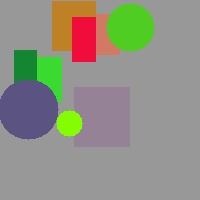
#> input picture images/sample_01.jpg, 200 x 200 px, found by its file name; its folder holds only this picture in this run
$ python main.py
#> lines starting #> are read from the running program, lines starting #| are printed output that depends on the picture; after the words box and inside, x2 and y2 are one past the last pixel; in counts of white or black regions, pixels touching at a corner belong together
"""
=============================================================
  Image Feature-Based Prediction using Linear Regression
=============================================================
  Author  : B.Tech CS Student Project
  Libraries: NumPy, Pandas, Matplotlib, OpenCV, Scikit-learn
  Purpose : Extract image features and predict a target value
            (simulated "price") using Linear Regression.
=============================================================
"""

import os
import cv2
import numpy as np
import pandas as pd
import matplotlib.pyplot as plt
from sklearn.linear_model import LinearRegression
from sklearn.model_selection import train_test_split
from sklearn.metrics import mean_squared_error, r2_score


# ─────────────────────────────────────────────
# STEP 1: Load images from the "images" folder
# ─────────────────────────────────────────────
def load_images(folder_path):
    """Load all images from the given folder. Returns list of (filename, image) tuples."""
    supported = ('.jpg', '.jpeg', '.png', '.bmp')
    images = []

    if not os.path.exists(folder_path):
        print(f"[ERROR] Folder '{folder_path}' not found. Please create it and add images.")
        return images

    for filename in os.listdir(folder_path):
        if filename.lower().endswith(supported):
            img_path = os.path.join(folder_path, filename)
            img = cv2.imread(img_path)
            if img is not None:
                images.append((filename, img))

    print(f"[INFO] Loaded {len(images)} image(s) from '{folder_path}'")
    return images


# ─────────────────────────────────────────────
# STEP 2: Extract features from each image
# ─────────────────────────────────────────────
def extract_features(images):
    """
    For each image:
      - Convert to grayscale
      - Compute average brightness (mean pixel value)
      - Count edges using Canny edge detection
    Returns a Pandas DataFrame with columns: filename, brightness, edges
    """
    records = []

    for filename, img in images:
        # Convert BGR image to grayscale
        gray = cv2.cvtColor(img, cv2.COLOR_BGR2GRAY)

        # Feature 1: Average brightness (mean of all pixel values, 0–255)
        brightness = np.mean(gray)

        # Feature 2: Edge count using Canny edge detector
        edges_img = cv2.Canny(gray, threshold1=100, threshold2=200)
        edge_count = np.sum(edges_img > 0)  # count non-zero (edge) pixels

        records.append({
            'filename' : filename,
            'brightness': round(brightness, 4),
            'edges'    : edge_count
        })

    df = pd.DataFrame(records)
    return df


# ─────────────────────────────────────────────
# STEP 3: Create target variable "price"
# ─────────────────────────────────────────────
def create_target(df):
    """
    Simulate a target variable 'price' using a simple formula:
        price = brightness * 0.5 + edges * 0.01
    This represents how image characteristics could map to a value.
    """
    df['price'] = (df['brightness'] * 0.5) + (df['edges'] * 0.01)
    df['price'] = df['price'].round(4)
    return df


# ─────────────────────────────────────────────
# STEP 4: Train Linear Regression model
# ─────────────────────────────────────────────
def train_model(df):
    """
    Train a Linear Regression model using brightness and edges as features,
    and price as the target variable.
    Returns the trained model, test sets, and predictions.
    """
    X = df[['brightness', 'edges']].values   # Feature matrix
    y = df['price'].values                   # Target vector

    # Split into training and testing sets (80% train, 20% test)
    # If dataset is very small, use all data for training
    if len(df) < 5:
        X_train, X_test, y_train, y_test = X, X, y, y
        print("[INFO] Small dataset detected — using all data for training and testing.")
    else:
        X_train, X_test, y_train, y_test = train_test_split(
            X, y, test_size=0.2, random_state=42
        )

    # Initialize and train the Linear Regression model
    model = LinearRegression()
    model.fit(X_train, y_train)
    print("[INFO] Model training complete.")
    print(f"       Coefficients : brightness={model.coef_[0]:.4f}, edges={model.coef_[1]:.4f}")
    print(f"       Intercept    : {model.intercept_:.4f}")

    # Predict on test set
    y_pred = model.predict(X_test)

    # Evaluation metrics
    mse = mean_squared_error(y_test, y_pred)
    r2  = r2_score(y_test, y_pred)
    print(f"       MSE (test)   : {mse:.4f}")
    print(f"       R² Score     : {r2:.4f}")

    return model, X_test, y_test, y_pred


# ─────────────────────────────────────────────
# STEP 5: Add predictions to the full dataset
# ─────────────────────────────────────────────
def add_predictions(df, model):
    """Use the trained model to predict price for all rows and add as a new column."""
    X_all = df[['brightness', 'edges']].values
    df['predicted_price'] = model.predict(X_all).round(4)
    return df


# ─────────────────────────────────────────────
# STEP 6: Visualizations
# ─────────────────────────────────────────────
def plot_results(df, y_test, y_pred):
    """Generate two plots: Actual vs Predicted, and Brightness vs Price."""

    fig, axes = plt.subplots(1, 2, figsize=(13, 5))
    fig.suptitle("Image Feature-Based Prediction using Linear Regression", fontsize=14)

    # --- Plot 1: Actual vs Predicted values ---
    ax1 = axes[0]
    ax1.scatter(y_test, y_pred, color='steelblue', edgecolors='black', s=80, label='Predictions')
    # Perfect prediction line
    min_val = min(y_test.min(), y_pred.min())
    max_val = max(y_test.max(), y_pred.max())
    ax1.plot([min_val, max_val], [min_val, max_val], 'r--', linewidth=1.5, label='Ideal fit')
    ax1.set_xlabel("Actual Price")
    ax1.set_ylabel("Predicted Price")
    ax1.set_title("Actual vs Predicted Price")
    ax1.legend()
    ax1.grid(True, linestyle='--', alpha=0.5)

    # --- Plot 2: Brightness vs Price ---
    ax2 = axes[1]
    ax2.scatter(df['brightness'], df['price'], color='darkorange', edgecolors='black',
                s=80, label='Actual Price')
    ax2.scatter(df['brightness'], df['predicted_price'], color='green', marker='^',
                s=80, label='Predicted Price')
    ax2.set_xlabel("Brightness (mean pixel intensity)")
    ax2.set_ylabel("Price")
    ax2.set_title("Brightness vs Price")
    ax2.legend()
    ax2.grid(True, linestyle='--', alpha=0.5)

    plt.tight_layout()
    plt.savefig("output_plots.png", dpi=150)
    print("[INFO] Plots saved as 'output_plots.png'")
    plt.show()


# ─────────────────────────────────────────────
# STEP 7: Show sample image before/after grayscale
# ─────────────────────────────────────────────
def show_sample_image(images):
    """Display the first image in color and grayscale side by side."""
    if not images:
        return

    filename, img = images[0]
    gray = cv2.cvtColor(img, cv2.COLOR_BGR2GRAY)

    # OpenCV loads as BGR; convert to RGB for Matplotlib display
    img_rgb = cv2.cvtColor(img, cv2.COLOR_BGR2RGB)

    fig, axes = plt.subplots(1, 2, figsize=(10, 4))
    fig.suptitle(f"Sample Image: {filename}", fontsize=13)

    axes[0].imshow(img_rgb)
    axes[0].set_title("Original (Color)")
    axes[0].axis('off')

    axes[1].imshow(gray, cmap='gray')
    axes[1].set_title("After Grayscale Conversion")
    axes[1].axis('off')

    plt.tight_layout()
    plt.savefig("sample_image_comparison.png", dpi=150)
    print("[INFO] Sample image comparison saved as 'sample_image_comparison.png'")
    plt.show()


# ─────────────────────────────────────────────
# MAIN — ties everything together
# ─────────────────────────────────────────────
def main():
    print("=" * 60)
    print("  Image Feature-Based Prediction using Linear Regression")
    print("=" * 60)

    # 1. Load images
    images = load_images("images")
#> in load_images, img is the input picture: shape (200, 200, 3); mean B, G, R 131.9, 145.1, 144.3
#| [INFO] Loaded 1 image(s) from 'images'
#> images = 1 item
    if not images:
        print("[ERROR] No images found. Add .jpg/.png files to the 'images' folder and re-run.")
        return

    # 2. Show sample image (before/after grayscale)
    show_sample_image(images)
#> in show_sample_image, `filename, img = images[0]`: filename = 'sample_01.jpg'
#> in show_sample_image, `gray = cv2.cvtColor(img, cv2.COLOR_BGR2GRAY)`:
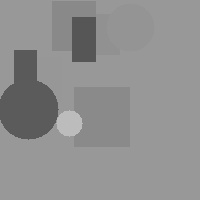
#> gray: shape (200, 200); min 85, max 193, mean 143.4
#> in show_sample_image, `plt.savefig("sample_image_comparison.png", dpi=150)`:
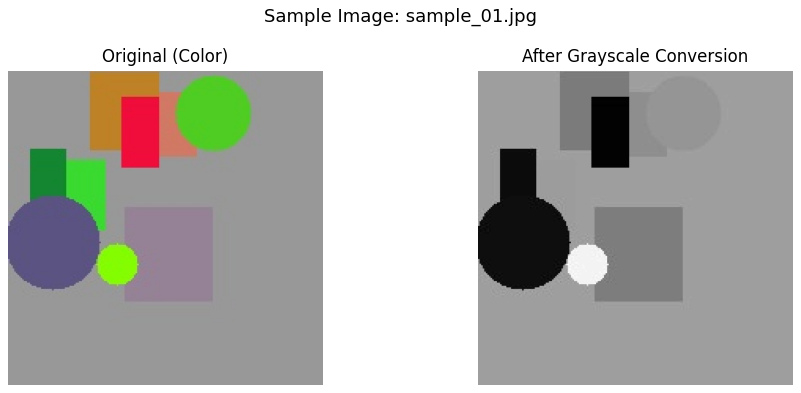
#> figure drawn by matplotlib, 2 panels

    # 3. Extract features into a DataFrame
    df = extract_features(images)
#> the loop in extract_features, `for filename, img in images:` made 1 pass
#> (filename, brightness, edge_count) on pass 1: ('sample_01.jpg', 143.4, 456)
#> pass 1, in extract_features, `edges_img = cv2.Canny(gray, threshold1=100, threshold2=200)`:
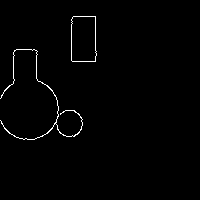
#> edges_img: shape (200, 200); 1.1% white in thin lines or dots, all inside (x1, y1, x2, y2) = (0, 16, 97, 140)
#> after the loop in extract_features, `for filename, img in images:`: records = 1 item
#> in extract_features, `df = pd.DataFrame(records)`: df = table of 1 rows and 3 columns
#> df = table of 1 rows and 3 columns

    # 4. Create target variable
    df = create_target(df)
#> df = table of 1 rows and 4 columns

    # 5. Print dataset preview
    print("\n--- Dataset Preview ---")
    print(df.to_string(index=False))
#|      filename  brightness  edges   price
#| sample_01.jpg    143.3838    456 76.2519

    # 6. Train model
    print("\n--- Model Training ---")
    model, X_test, y_test, y_pred = train_model(df)
#> X_test = [[143.4, 456]]; y_test = [76.25]; y_pred = [76.25]

    # 7. Add predictions to dataset
    df = add_predictions(df, model)
#> df = table of 1 rows and 5 columns

    # 8. Print prediction results
    print("\n--- Prediction Results ---")
    print(df[['filename', 'brightness', 'edges', 'price', 'predicted_price']].to_string(index=False))
#|      filename  brightness  edges   price  predicted_price
#| sample_01.jpg    143.3838    456 76.2519          76.2519

    # 9. Save dataset to CSV
    csv_path = "image_features_dataset.csv"
    df.to_csv(csv_path, index=False)
    print(f"\n[INFO] Dataset saved as '{csv_path}'")

    # 10. Plot results
    print("\n--- Generating Plots ---")
    plot_results(df, y_test, y_pred)
#> in plot_results, `min_val = min(y_test.min(), y_pred.min())`: min_val = 76.25
#> in plot_results, `plt.savefig("output_plots.png", dpi=150)`:
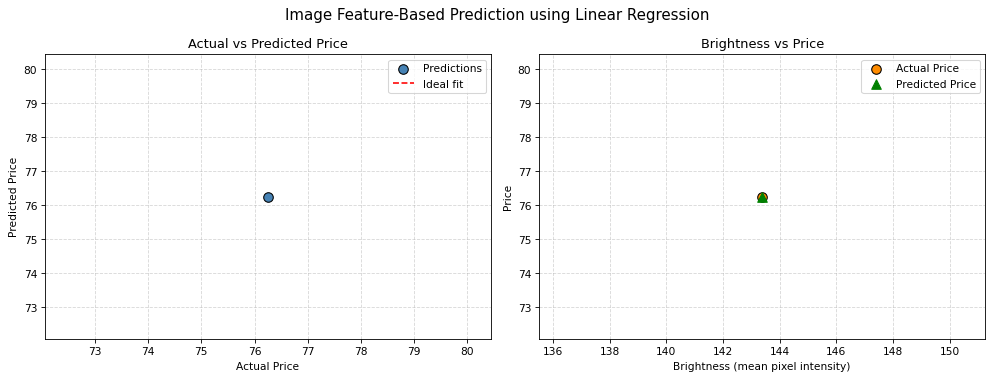
#> figure drawn by matplotlib, 2 panels

    print("\n[DONE] Project execution complete.")


if __name__ == "__main__":
    main()

$ run again, on images/sample_05.jpg
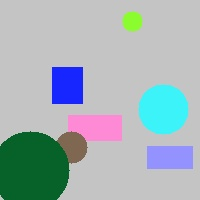
#> input picture images/sample_05.jpg, 200 x 200 px, found by its file name
#> in load_images, img is the input picture: shape (200, 200, 3); mean B, G, R 183.1, 179.3, 163.7
#| [INFO] Loaded 1 image(s) from 'images'
#> images = 1 item
#> in show_sample_image, `filename, img = images[0]`: filename = 'sample_05.jpg'
#> the loop in extract_features, `for filename, img in images:` made 1 pass
#> (filename, brightness, edge_count) on pass 1: ('sample_05.jpg', 175, 481)
#> pass 1, in extract_features, `edges_img = cv2.Canny(gray, threshold1=100, threshold2=200)`:
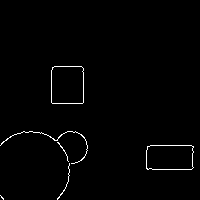
#> edges_img: shape (200, 200); 1.2% white in thin lines or dots, all inside (x1, y1, x2, y2) = (0, 66, 194, 200)
#> after the loop in extract_features, `for filename, img in images:`: records = 1 item
#> in extract_features, `df = pd.DataFrame(records)`: df = table of 1 rows and 3 columns
#> in main, `df = create_target(df)`: df = table of 1 rows and 4 columns
#|      filename  brightness  edges   price
#| sample_05.jpg    175.0312    481 92.3256
#> X_test = [[175, 481]]; y_test = [92.33]
#> in main, `df = add_predictions(df, model)`: df = table of 1 rows and 5 columns
#|      filename  brightness  edges   price  predicted_price
#| sample_05.jpg    175.0312    481 92.3256          92.3256
#> min_val = 92.33
#> in plot_results, `plt.savefig("output_plots.png", dpi=150)`:
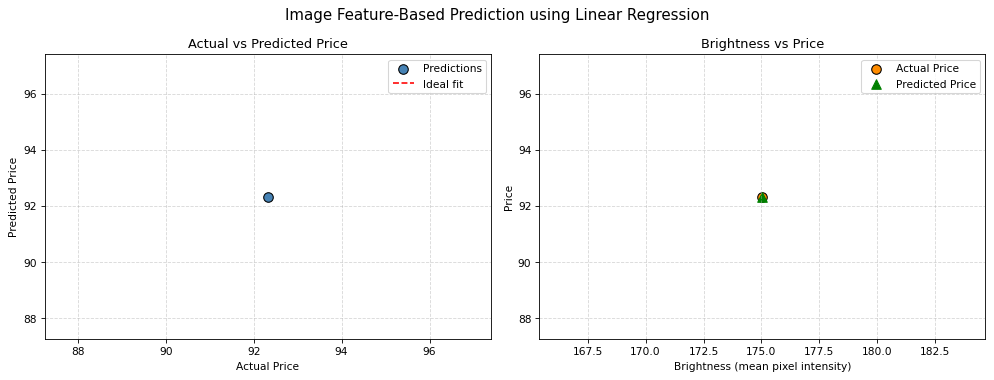
#> figure drawn by matplotlib, 2 panels

$ run again, on images/sample_06.jpg
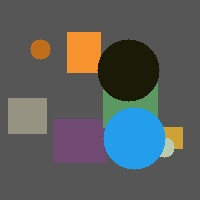
#> input picture images/sample_06.jpg, 200 x 200 px, found by its file name
#> in load_images, img is the input picture: shape (200, 200, 3); mean B, G, R 93.1, 93.1, 89.3
#| [INFO] Loaded 1 image(s) from 'images'
#> images = 1 item
#> in show_sample_image, `filename, img = images[0]`: filename = 'sample_06.jpg'
#> the loop in extract_features, `for filename, img in images:` made 1 pass
#> (filename, brightness, edge_count) on pass 1: ('sample_06.jpg', 91.99, 830)
#> pass 1, in extract_features, `edges_img = cv2.Canny(gray, threshold1=100, threshold2=200)`:
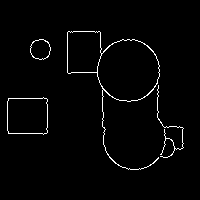
#> edges_img: shape (200, 200); 2.1% white in thin lines or dots, all inside (x1, y1, x2, y2) = (7, 31, 184, 170)
#> after the loop in extract_features, `for filename, img in images:`: records = 1 item
#> in extract_features, `df = pd.DataFrame(records)`: df = table of 1 rows and 3 columns
#> in main, `df = create_target(df)`: df = table of 1 rows and 4 columns
#|      filename  brightness  edges   price
#| sample_06.jpg     91.9936    830 54.2968
#> X_test = [[91.99, 830]]; y_test = [54.3]
#> in main, `df = add_predictions(df, model)`: df = table of 1 rows and 5 columns
#|      filename  brightness  edges   price  predicted_price
#| sample_06.jpg     91.9936    830 54.2968          54.2968
#> min_val = 54.3
#> in plot_results, `plt.savefig("output_plots.png", dpi=150)`:
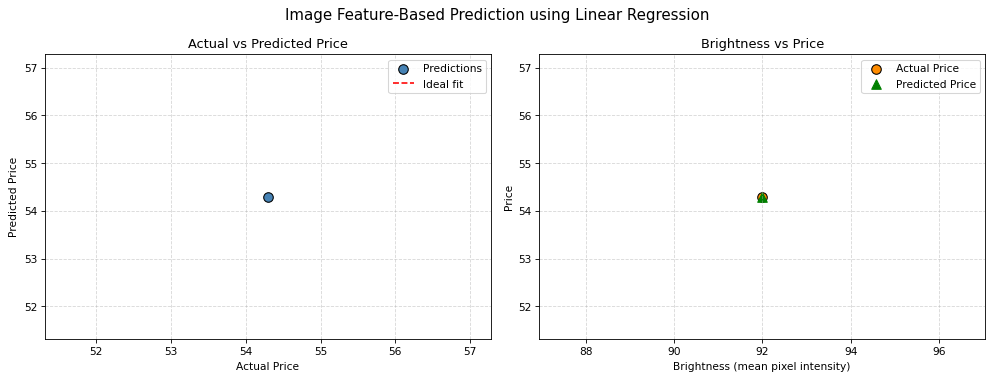
#> figure drawn by matplotlib, 2 panels

$ run again, on images/sample_07.jpg
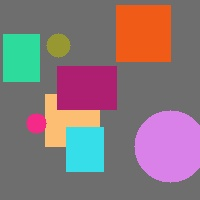
#> input picture images/sample_07.jpg, 200 x 200 px, found by its file name
#> in load_images, img is the input picture: shape (200, 200, 3); mean B, G, R 122.3, 117.7, 136.5
#| [INFO] Loaded 1 image(s) from 'images'
#> images = 1 item
#> in show_sample_image, `filename, img = images[0]`: filename = 'sample_07.jpg'
#> the loop in extract_features, `for filename, img in images:` made 1 pass
#> (filename, brightness, edge_count) on pass 1: ('sample_07.jpg', 123.9, 822)
#> pass 1, in extract_features, `edges_img = cv2.Canny(gray, threshold1=100, threshold2=200)`:
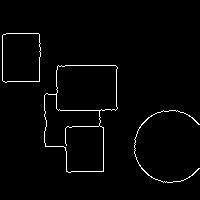
#> edges_img: shape (200, 200); 2.1% white in thin lines or dots, all inside (x1, y1, x2, y2) = (2, 33, 200, 183)
#> after the loop in extract_features, `for filename, img in images:`: records = 1 item
#> in extract_features, `df = pd.DataFrame(records)`: df = table of 1 rows and 3 columns
#> in main, `df = create_target(df)`: df = table of 1 rows and 4 columns
#|      filename  brightness  edges   price
#| sample_07.jpg    123.8684    822 70.1542
#> X_test = [[123.9, 822]]; y_test = [70.15]
#> in main, `df = add_predictions(df, model)`: df = table of 1 rows and 5 columns
#|      filename  brightness  edges   price  predicted_price
#| sample_07.jpg    123.8684    822 70.1542          70.1542
#> min_val = 70.15
#> in plot_results, `plt.savefig("output_plots.png", dpi=150)`:
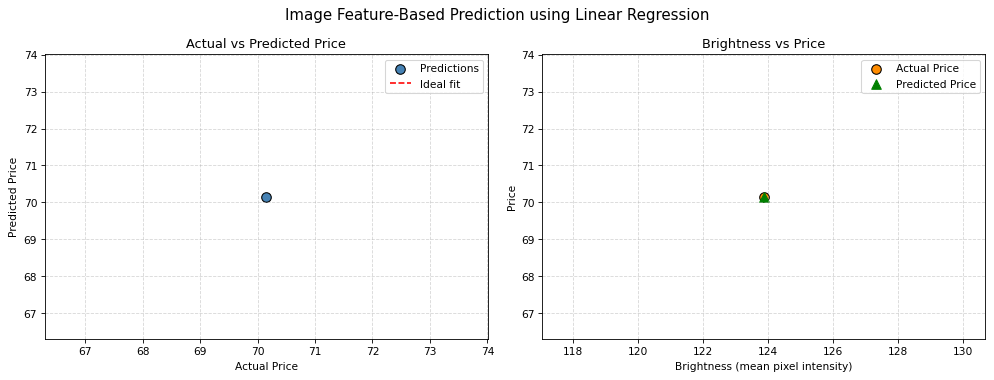
#> figure drawn by matplotlib, 2 panels

$ run again, on images/sample_02.jpg
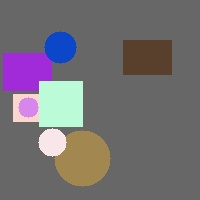
#> input picture images/sample_02.jpg, 200 x 200 px, found by its file name
#> in load_images, img is the input picture: shape (200, 200, 3); mean B, G, R 115.7, 110.8, 115.4
#| [INFO] Loaded 1 image(s) from 'images'
#> images = 1 item
#> in show_sample_image, `filename, img = images[0]`: filename = 'sample_02.jpg'
#> the loop in extract_features, `for filename, img in images:` made 1 pass
#> (filename, brightness, edge_count) on pass 1: ('sample_02.jpg', 112.8, 801)
#> after the loop in extract_features, `for filename, img in images:`: records = 1 item
#> in extract_features, `df = pd.DataFrame(records)`: df = table of 1 rows and 3 columns
#> in main, `df = create_target(df)`: df = table of 1 rows and 4 columns
#|      filename  brightness  edges   price
#| sample_02.jpg    112.7548    801 64.3874
#> X_test = [[112.8, 801]]; y_test = [64.39]
#> in main, `df = add_predictions(df, model)`: df = table of 1 rows and 5 columns
#|      filename  brightness  edges   price  predicted_price
#| sample_02.jpg    112.7548    801 64.3874          64.3874
#> min_val = 64.39
#> in plot_results, `plt.savefig("output_plots.png", dpi=150)`:
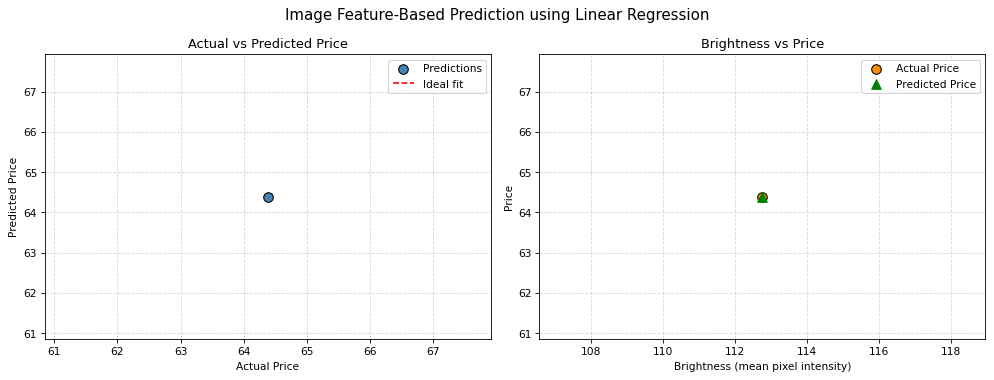
#> figure drawn by matplotlib, 2 panels
